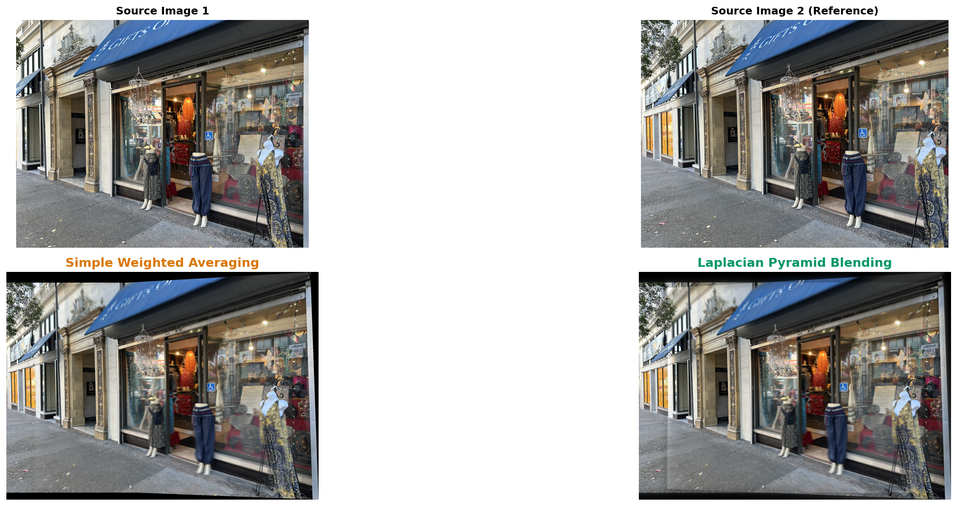
#> input picture proj3/clothes_comparison.png, 957 x 506 px, shrunk from 2253 x 1191 before the run, given in place of doe1.png, which was not available
$ python ransac.py
#> lines starting #> are read from the running program, lines starting #| are printed output that depends on the picture; pictures that were not available may be replaced by others from this repository, and a replacement may not be noted
### proj3/harris.py
import numpy as np
import matplotlib.pyplot as plt
from skimage.feature import corner_harris, peak_local_max
from skimage import io, color
from scipy.spatial.distance import cdist
import os

def get_harris_corners(im, edge_discard=20):
    """
    Detect Harris corners in a grayscale image.

    """
    assert edge_discard >= 20, "edge_discard must be at least 20"

    h = corner_harris(im, method='eps', sigma=1)

    coords = peak_local_max(h, min_distance=1)

    edge = edge_discard
    mask = (coords[:, 0] > edge) & \
           (coords[:, 0] < im.shape[0] - edge) & \
           (coords[:, 1] > edge) & \
           (coords[:, 1] < im.shape[1] - edge)
    coords = coords[mask].T

    return h, coords


def adaptive_non_maximal_suppression(corners, harris_response, num_corners=500):
    """
    Perform Adaptive Non-Maximal Suppression (ANMS) on detected corners.
    """
    n = corners.shape[1]

    if n <= num_corners:
        return corners

    strengths = harris_response[corners[0, :], corners[1, :]]

    radii = np.full(n, np.inf)

    for i in range(n):
        stronger_mask = strengths > strengths[i]

        if np.any(stronger_mask):
            stronger_coords = corners[:, stronger_mask].T
            current_coord = corners[:, i].reshape(1, -1)

            distances = cdist(current_coord, stronger_coords, metric='euclidean')
            radii[i] = np.min(distances)

    sorted_indices = np.argsort(-radii)
    selected_indices = sorted_indices[:num_corners]

    return corners[:, selected_indices]


# [76 lines left out: functions visualize_corners, compare_harris_anms, not called in this run]

# [27 lines that do not run on import are left out]

### proj3/descriptor.py
import numpy as np
import matplotlib.pyplot as plt
from skimage import io, color
from scipy.ndimage import gaussian_filter
import os

from harris import get_harris_corners, adaptive_non_maximal_suppression

def extract_feature_descriptor(image, x, y, window_size=40, descriptor_size=8, sample_spacing=5):
    """
    Extract an 8x8 feature descriptor from a 40x40 window around a keypoint.
    """
    h, w = image.shape
    half_window = window_size // 2
    if (x - half_window < 0 or x + half_window >= w or
        y - half_window < 0 or y + half_window >= h):
        return None, False
    x_int, y_int = int(round(x)), int(round(y))
    window = image[y_int - half_window:y_int + half_window,
                   x_int - half_window:x_int + half_window]
    blurred_window = gaussian_filter(window.astype(float), sigma=sample_spacing/2.0)
    descriptor = np.zeros((descriptor_size, descriptor_size))
    for i in range(descriptor_size):
        for j in range(descriptor_size):
            sample_y = i * sample_spacing + (window_size - (descriptor_size-1)*sample_spacing) // 2
            sample_x = j * sample_spacing + (window_size - (descriptor_size-1)*sample_spacing) // 2
            if 0 <= sample_y < window_size and 0 <= sample_x < window_size:
                descriptor[i, j] = blurred_window[sample_y, sample_x]
    descriptor = descriptor.flatten()
    mean = np.mean(descriptor)
    std = np.std(descriptor)
    if std > 1e-10:
        descriptor = (descriptor - mean) / std
    else:
        return None, False
    return descriptor, True

def extract_descriptors_for_corners(image, corners, window_size=40,
                                   descriptor_size=8, sample_spacing=5):
    """
    Extract feature descriptors for all corner points.
    """
    n_corners = corners.shape[1]
    descriptors = []
    valid_indices = []

    for i in range(n_corners):
        y, x = corners[0, i], corners[1, i]
        descriptor, valid = extract_feature_descriptor(
            image, x, y, window_size, descriptor_size, sample_spacing
        )

        if valid:
            descriptors.append(descriptor)
            valid_indices.append(i)

    if len(descriptors) == 0:
        return np.array([]), corners[:, :0], np.array([])

    descriptors = np.array(descriptors)
    valid_indices = np.array(valid_indices)
    valid_corners = corners[:, valid_indices]

    return descriptors, valid_corners, valid_indices

# [75 lines left out: function visualize_feature_descriptors, not called in this run]

# [34 lines that do not run on import are left out]

### proj3/feature_matching.py
import numpy as np
import matplotlib.pyplot as plt
from skimage import io, color
import os

from harris import get_harris_corners, adaptive_non_maximal_suppression
from descriptor import extract_descriptors_for_corners


def compute_feature_distances(descriptors1, descriptors2):
    """
    Compute pairwise distances between two sets of descriptors.

    """

    n1 = descriptors1.shape[0]
    n2 = descriptors2.shape[0]

    desc1_expanded = descriptors1[:, np.newaxis, :]
    desc2_expanded = descriptors2[np.newaxis, :, :]

    squared_diffs = (desc1_expanded - desc2_expanded) ** 2
    distances = np.sqrt(np.sum(squared_diffs, axis=2))

    return distances


def match_features_lowe_ratio(descriptors1, descriptors2, ratio_threshold=0.8):
    """
    Match features using Lowe's ratio test.
    """
    distances = compute_feature_distances(descriptors1, descriptors2)

    matches = []
    match_confidences = []

    for i in range(descriptors1.shape[0]):
        dists = distances[i, :]

        sorted_indices = np.argsort(dists)
        if len(sorted_indices) < 2:
            continue

        nearest_idx = sorted_indices[0]
        second_nearest_idx = sorted_indices[1]

        dist_1nn = dists[nearest_idx]
        dist_2nn = dists[second_nearest_idx]

        if dist_2nn > 0:
            ratio = dist_1nn / dist_2nn

            if ratio < ratio_threshold:
                matches.append([i, nearest_idx])
                match_confidences.append(1 - ratio)

    if len(matches) == 0:
        return np.array([]).reshape(0, 2), np.array([])

    matches = np.array(matches)
    match_confidences = np.array(match_confidences)

    return matches, match_confidences


# [52 lines left out: function visualize_matches, not called in this run]

# [47 lines that do not run on import are left out]


### proj3/ransac.py
import numpy as np
import matplotlib.pyplot as plt
from skimage import io, color
from skimage.transform import warp
import cv2
import os

from harris import get_harris_corners, adaptive_non_maximal_suppression
from descriptor import extract_descriptors_for_corners
from feature_matching import match_features_lowe_ratio


def compute_homography(src_pts, dst_pts):
    """
    Compute homography matrix from point correspondences.
    """
    assert src_pts.shape[0] == dst_pts.shape[0] >= 4

    n = src_pts.shape[0]

    A = []
    for i in range(n):
        x, y = src_pts[i]
        x_prime, y_prime = dst_pts[i]

        A.append([-x, -y, -1, 0, 0, 0, x*x_prime, y*x_prime, x_prime])
        A.append([0, 0, 0, -x, -y, -1, x*y_prime, y*y_prime, y_prime])

    A = np.array(A)

    U, S, Vt = np.linalg.svd(A)

    h = Vt[-1, :]

    H = h.reshape(3, 3)
    H = H / H[2, 2]

    return H


def apply_homography(H, points):
    """
    Apply homography to points.
    """
    n = points.shape[0]
    points_homogeneous = np.hstack([points, np.ones((n, 1))])

    transformed = (H @ points_homogeneous.T).T

    transformed_points = transformed[:, :2] / transformed[:, 2:3]

    return transformed_points


def compute_inliers(H, src_pts, dst_pts, threshold=5.0):
    """
    Compute inliers for a given homography.

    """
    transformed_pts = apply_homography(H, src_pts)

    distances = np.linalg.norm(transformed_pts - dst_pts, axis=1)

    inliers = distances < threshold
    num_inliers = np.sum(inliers)

    return inliers, num_inliers


def ransac_homography(src_pts, dst_pts, num_iterations=5000, threshold=5.0):
    """
    Compute homography using RANSAC.
    """
    assert src_pts.shape[0] == dst_pts.shape[0] >= 4

    n = src_pts.shape[0]
    best_H = None
    best_inliers = None
    max_inliers = 0

    for iteration in range(num_iterations):
        indices = np.random.choice(n, 4, replace=False)
        src_sample = src_pts[indices]
        dst_sample = dst_pts[indices]

        try:
            H = compute_homography(src_sample, dst_sample)
        except:
            continue

        inliers, num_inliers = compute_inliers(H, src_pts, dst_pts, threshold)

        if num_inliers > max_inliers:
            max_inliers = num_inliers
            best_H = H
            best_inliers = inliers

    if best_inliers is not None and np.sum(best_inliers) >= 4:
        best_H = compute_homography(src_pts[best_inliers], dst_pts[best_inliers])
        best_inliers, _ = compute_inliers(best_H, src_pts, dst_pts, threshold)

    return best_H, best_inliers


def warp_image(image, H, output_shape):
    h_out, w_out = output_shape

    if len(image.shape) == 3:
        warped = np.zeros((h_out, w_out, image.shape[2]), dtype=image.dtype)
    else:
        warped = np.zeros((h_out, w_out), dtype=image.dtype)

    H_inv = np.linalg.inv(H)

    for y in range(h_out):
        for x in range(w_out):
            src_point = H_inv @ np.array([x, y, 1])
            src_x = src_point[0] / src_point[2]
            src_y = src_point[1] / src_point[2]

            if 0 <= src_x < image.shape[1]-1 and 0 <= src_y < image.shape[0]-1:
                x0, y0 = int(src_x), int(src_y)
                x1, y1 = x0 + 1, y0 + 1

                wx = src_x - x0
                wy = src_y - y0

                if len(image.shape) == 3:
                    warped[y, x] = (
                        (1-wx) * (1-wy) * image[y0, x0] +
                        wx * (1-wy) * image[y0, x1] +
                        (1-wx) * wy * image[y1, x0] +
                        wx * wy * image[y1, x1]
                    )
                else:
                    warped[y, x] = (
                        (1-wx) * (1-wy) * image[y0, x0] +
                        wx * (1-wy) * image[y0, x1] +
                        (1-wx) * wy * image[y1, x0] +
                        wx * wy * image[y1, x1]
                    )

    return warped


def create_mosaic(image1, image2, H):

    h1, w1 = image1.shape[:2]
    h2, w2 = image2.shape[:2]

    corners1 = np.array([
        [0, 0],
        [w1, 0],
        [w1, h1],
        [0, h1]
    ])

    warped_corners = apply_homography(H, corners1)

    all_corners = np.vstack([
        warped_corners,
        [[0, 0], [w2, 0], [w2, h2], [0, h2]]
    ])

    x_min = int(np.floor(np.min(all_corners[:, 0])))
    x_max = int(np.ceil(np.max(all_corners[:, 0])))
    y_min = int(np.floor(np.min(all_corners[:, 1])))
    y_max = int(np.ceil(np.max(all_corners[:, 1])))

    translation = np.array([
        [1, 0, -x_min],
        [0, 1, -y_min],
        [0, 0, 1]
    ])

    output_shape = (y_max - y_min, x_max - x_min)

    print(f"Mosaic size: {output_shape[1]} x {output_shape[0]}")

    H_translated = translation @ H
    warped1 = warp_image(image1, H_translated, output_shape)

    warped2 = np.zeros_like(warped1)
    y_start = -y_min
    x_start = -x_min
    warped2[y_start:y_start+h2, x_start:x_start+w2] = image2


    weight1 = np.zeros(output_shape, dtype=np.float32)
    weight2 = np.zeros(output_shape, dtype=np.float32)

    if len(warped1.shape) == 3:
        weight1[np.any(warped1 > 0, axis=2)] = 1.0
    else:
        weight1[warped1 > 0] = 1.0

    weight2[y_start:y_start+h2, x_start:x_start+w2] = 1.0

    weight1 = cv2.distanceTransform((weight1 > 0).astype(np.uint8),
                                    cv2.DIST_L2, 5)
    weight2 = cv2.distanceTransform((weight2 > 0).astype(np.uint8),
                                    cv2.DIST_L2, 5)

    weight_sum = weight1 + weight2
    weight_sum[weight_sum == 0] = 1

    weight1 = weight1 / weight_sum
    weight2 = weight2 / weight_sum

    if len(warped1.shape) == 3:
        mosaic = (warped1 * weight1[:, :, np.newaxis] +
                  warped2 * weight2[:, :, np.newaxis])
    else:
        mosaic = warped1 * weight1 + warped2 * weight2

    return mosaic.astype(image1.dtype)


def visualize_ransac_inliers(image1, image2, corners1, corners2, matches,
                              inliers, save_path=None):
    """
    Visualize RANSAC inliers vs outliers.

    """
    h1, w1 = image1.shape[:2]
    h2, w2 = image2.shape[:2]
    h_max = max(h1, h2)

    canvas = np.zeros((h_max, w1 + w2, 3), dtype=np.uint8)

    if len(image1.shape) == 2:
        canvas[:h1, :w1] = np.stack([image1]*3, axis=2)
    else:
        canvas[:h1, :w1] = image1

    if len(image2.shape) == 2:
        canvas[:h2, w1:w1+w2] = np.stack([image2]*3, axis=2)
    else:
        canvas[:h2, w1:w1+w2] = image2

    fig, ax = plt.subplots(figsize=(20, 10))
    ax.imshow(canvas)

    for idx, (i1, i2) in enumerate(matches):
        if not inliers[idx]:
            y1, x1 = corners1[0, i1], corners1[1, i1]
            y2, x2 = corners2[0, i2], corners2[1, i2]
            x2_adjusted = x2 + w1

            ax.plot([x1, x2_adjusted], [y1, y2], 'r-',
                   linewidth=1, alpha=0.3)
            ax.plot(x1, y1, 'ro', markersize=4, alpha=0.5)
            ax.plot(x2_adjusted, y2, 'ro', markersize=4, alpha=0.5)

    for idx, (i1, i2) in enumerate(matches):
        if inliers[idx]:
            y1, x1 = corners1[0, i1], corners1[1, i1]
            y2, x2 = corners2[0, i2], corners2[1, i2]
            x2_adjusted = x2 + w1

            ax.plot([x1, x2_adjusted], [y1, y2], 'g-',
                   linewidth=1.5, alpha=0.7)
            ax.plot(x1, y1, 'go', markersize=5,
                   markeredgewidth=1, markerfacecolor='yellow')
            ax.plot(x2_adjusted, y2, 'go', markersize=5,
                   markeredgewidth=1, markerfacecolor='yellow')

    num_inliers = np.sum(inliers)
    num_outliers = len(inliers) - num_inliers

    ax.set_title(f'RANSAC Results: {num_inliers} Inliers (green) | '
                f'{num_outliers} Outliers (red)',
                fontsize=16, fontweight='bold')
    ax.axis('off')
    plt.tight_layout()

    if save_path:
        plt.savefig(save_path, dpi=150, bbox_inches='tight')
        print(f"Saved RANSAC visualization to {save_path}")

    plt.show()


def compare_manual_automatic_stitching(image1, image2, manual_mosaic,
                                       auto_mosaic, save_path=None):
    """
    Compare manual and automatic stitching side by side.

    """
    fig = plt.figure(figsize=(20, 12))

    ax1 = plt.subplot(3, 2, 1)
    ax1.imshow(image1)
    ax1.set_title('Source Image 1', fontsize=12, fontweight='bold')
    ax1.axis('off')

    ax2 = plt.subplot(3, 2, 2)
    ax2.imshow(image2)
    ax2.set_title('Source Image 2', fontsize=12, fontweight='bold')
    ax2.axis('off')

    ax3 = plt.subplot(3, 1, 2)
    ax3.imshow(manual_mosaic)
    ax3.set_title('Manual Stitching (Part A)', fontsize=14, fontweight='bold')
    ax3.axis('off')

    ax4 = plt.subplot(3, 1, 3)
    ax4.imshow(auto_mosaic)
    ax4.set_title('Automatic Stitching (Part B - RANSAC)',
                 fontsize=14, fontweight='bold')
    ax4.axis('off')

    plt.suptitle('B.4: Manual vs Automatic Image Stitching Comparison',
                fontsize=16, fontweight='bold')
    plt.tight_layout()

    if save_path:
        plt.savefig(save_path, dpi=150, bbox_inches='tight')
        print(f"Saved comparison to {save_path}")

    plt.show()


if __name__ == "__main__":
    print("=" * 70)
    print("B.4: RANSAC FOR ROBUST HOMOGRAPHY ESTIMATION")
    print("=" * 70)

    os.makedirs("results", exist_ok=True)

    image_pairs = [
        {
            'name': 'Library (doe)',
            'image1': 'doe1.png',
            'image2': 'doe2.png',
            'manual_mosaic': 'library_mosaic.png',
            'prefix': 'doe'
        },
        {
            'name': 'Mochi',
            'image1': 'mochi1.png',
            'image2': 'mochi2.png',
            'manual_mosaic': 'mochi_mosaic.png',
            'prefix': 'mochi'
        },
        {
            'name': 'Clothes',
            'image1': 'clothes1.png',
            'image2': 'clothes2.png',
            'manual_mosaic': 'clothes_mosaic.png',
            'prefix': 'clothes'
        }
    ]

    for pair_idx, pair_info in enumerate(image_pairs):
        print("\n" + "=" * 70)
        print(f"PROCESSING PAIR {pair_idx + 1}/3: {pair_info['name']}")
        print("=" * 70)

        image1_path = pair_info['image1']
        image2_path = pair_info['image2']

        try:
            image1 = io.imread(image1_path)
#> image1 is the input picture: shape (506, 957, 4); mean R, G, B, A 168.4, 167.7, 166, 255
            image2 = io.imread(image2_path)
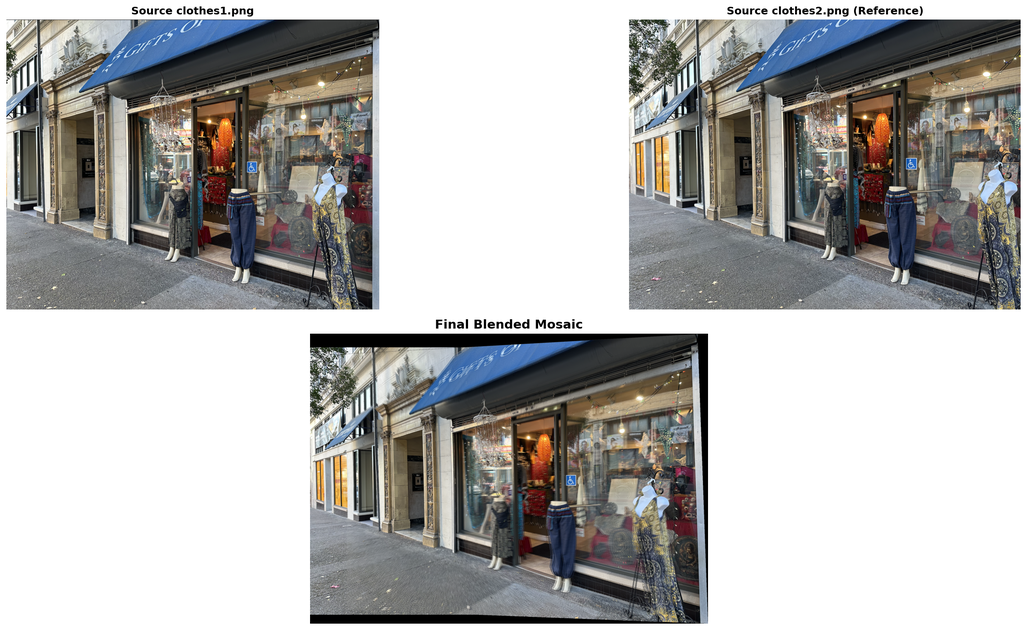
#> input picture proj3/clothes_visualization.png, 1027 x 630 px, shrunk from 2418 x 1484 before the run, given in place of doe2.png, which was not available
#> image2 is the input picture: shape (630, 1027, 4); mean R, G, B, A 177.6, 176.9, 175.6, 255
        except FileNotFoundError:
            print(f"ERROR: Could not find {image1_path} or {image2_path}")
            print("Skipping this pair...")
            continue

        if image1.shape[-1] == 4:
            image1 = image1[..., :3]
#> image1: shape (506, 957, 3)
        if image2.shape[-1] == 4:
            image2 = image2[..., :3]
#> image2: shape (630, 1027, 3)

        gray1 = color.rgb2gray(image1)
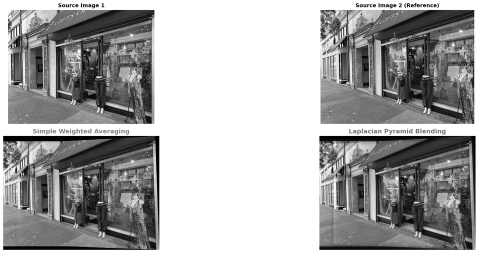
#> gray1: shape (506, 957) float64 (shown at 1/2 size); min 0, max 1, mean 0.658
        gray2 = color.rgb2gray(image2)
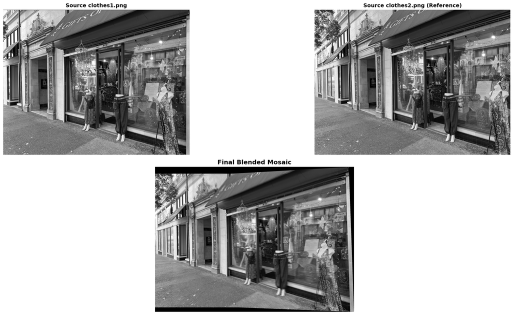
#> gray2: shape (630, 1027) float64 (shown at 1/2 size); min 0, max 1, mean 0.694

        # Step 1: Feature detection and extraction
        h1, corners1_all = get_harris_corners(gray1, edge_discard=20)
#> in get_harris_corners, `h = corner_harris(im, method='eps', sigma=1)`:
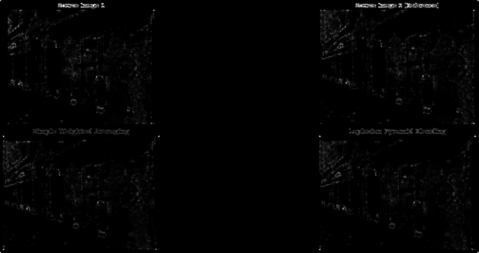
#> h: shape (506, 957) float64 (shown at 1/2 size); min 0, max 4.57, mean 0.057; drawn with min black and max white
#> in get_harris_corners, `coords = peak_local_max(h, min_distance=1)`: coords = 6943 pairs, first value 1 to 504, second value 1 to 955
        corners1_anms = adaptive_non_maximal_suppression(corners1_all, h1, num_corners=500)
#> in adaptive_non_maximal_suppression, `strengths = harris_response[corners[0, :], corners[1, :]]`: strengths = 6365 values, max 4.1 at index 0, min 1.28e-05 at index 6364, mean 0.235
#> the loop in adaptive_non_maximal_suppression, `for i in range(n):` made 6365 passes
#> (stronger_coords, current_coord, distances) on passes 2 to 5: ([[272, 639]], [[272, 317]], [322]), ([[272, 639], [272, 317]], [[167, 38]], [[610.1, 298.1]]), ([[272, 639], [272, 317], [167, 38]], [[153, 193]], [[461.6, 171.9, 155.6]]), ([[272, 639], [272, 317], [167, 38], [153, 193]], [[165, 693]], [[119.9, 390.9, 655, 500.1]])
#> in adaptive_non_maximal_suppression, `sorted_indices = np.argsort(-radii)`: sorted_indices = 6365 values, max 6364 at index 4473, min 0 at index 0, mean 3182
#> in adaptive_non_maximal_suppression, `selected_indices = sorted_indices[:num_corners]`: selected_indices = 500 values, max 6239 at index 473, min 0 at index 0, mean 1469.8
        descriptors1, corners1, _ = extract_descriptors_for_corners(gray1, corners1_anms)
#> the loop in extract_descriptors_for_corners, `for i in range(n_corners):` made 500 passes
#> (y, x, x_int in extract_feature_descriptor, y_int in extract_feature_descriptor) on passes 1 to 3: (272, 639, 639, 272), (272, 317, 317, 272), (167, 38, 38, 167)
#> pass 1, in extract_feature_descriptor, `blurred_window = gaussian_filter(window.astype(float), sigma=sample_sp..`:
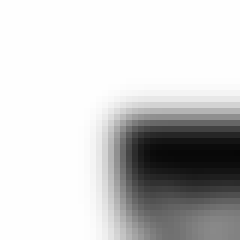
#> blurred_window: shape (40, 40) float64 (shown 6 times larger); min 0.0313, max 1, mean 0.8
        print(f"Image 1: {len(descriptors1)} descriptors")
#| Image 1: 500 descriptors

        h2, corners2_all = get_harris_corners(gray2, edge_discard=20)
#> call 2 of get_harris_corners, with edge_discard = 20
#> in get_harris_corners (call 2), `h = corner_harris(im, method='eps', sigma=1)`:
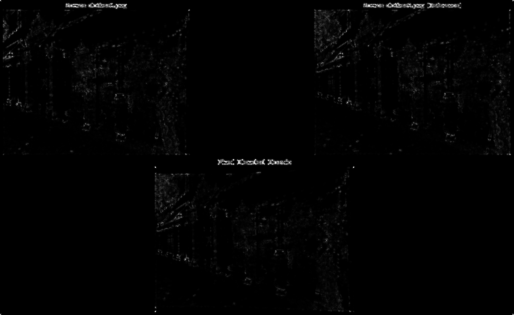
#> h: shape (630, 1027) float64 (shown at 1/2 size); min 0, max 4.85, mean 0.05; drawn with min black and max white
        corners2_anms = adaptive_non_maximal_suppression(corners2_all, h2, num_corners=500)
        descriptors2, corners2, _ = extract_descriptors_for_corners(gray2, corners2_anms)
        print(f"Image 2: {len(descriptors2)} descriptors")
#| Image 2: 500 descriptors

         # Step 2: Feature matching
        matches, match_confidences = match_features_lowe_ratio(descriptors1, descriptors2,
                                                               ratio_threshold=0.8)
#> in compute_feature_distances, `distances = np.sqrt(np.sum(squared_diffs, axis=2))`:
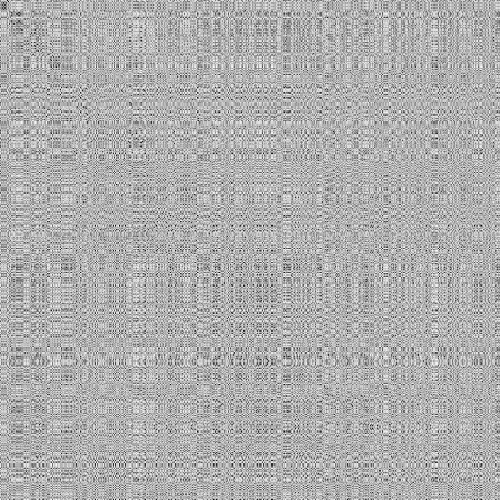
#> distances: shape (500, 500) float64; min 0.333, max 15.98, mean 11.09; drawn with min black and max white
        print(f"Found {len(matches)} matches")
#| Found 144 matches
#> (the rest of the program and of its run is left out)
